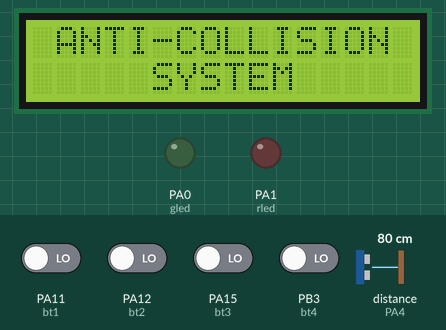
This sketch was run on a simulated STM32 Blue Pill. On the bench: 16×2 character LCD, output pins drawn as LEDs (lit = HIGH). Wiring (inferred from the names in the program): ultrasonic range finder: trigger PA5; echo PA4. The inputs (shaded band) are chosen by the test bench; at power-on: PA11 (bt1), PA12 (bt2), PA15 (bt3), PB3 (bt4) LOW, distance to the obstacle (sensor on PA4) 80 cm. The echo pulse lasts 58.3 µs per cm; pins used as bus, display or sensor lines are not drawn; what the sketch prints to the serial monitor is not drawn.

Above: at 2.1 s.
At 6.7 s:
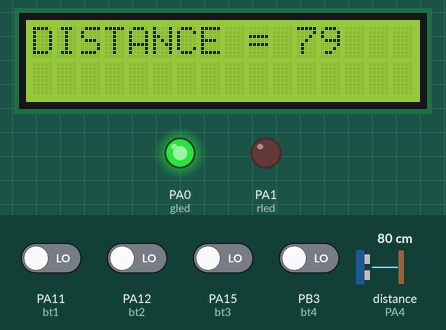
6.8 s: distance to the obstacle (sensor on PA4) set to 34 cm
At 7.7 s:
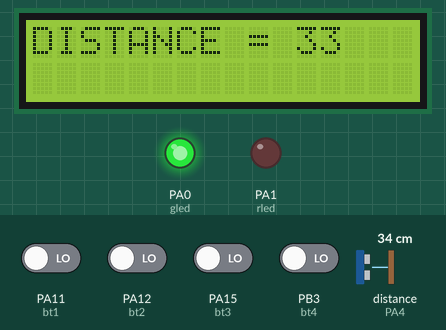
8.6 s: distance to the obstacle (sensor on PA4) set to 27 cm
At 10.5 s:
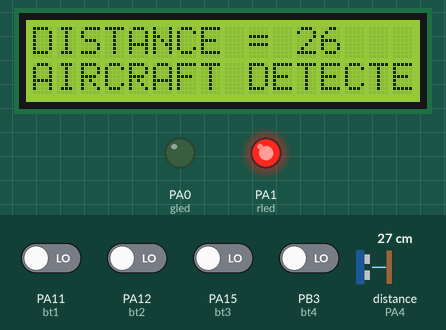
11.6 s: distance to the obstacle (sensor on PA4) set to 2 cm
At 14.5 s:
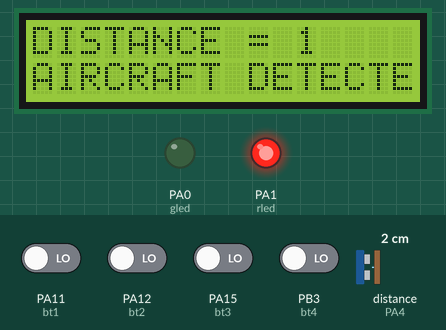
Timing chart, 0 to 16.0 s (numbered marks = the images above; inputs shaded):
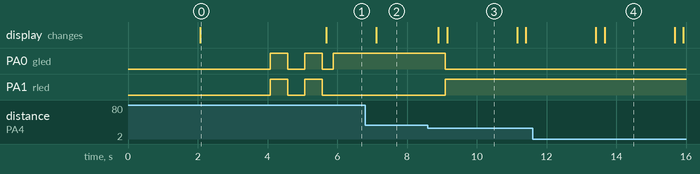

The sketch:

aircraft_anti_collision_system_cvr_1st_kit.ino
```cpp
// https://thingspeak.com/channels/689629 -- PUBLIC VIEW PAGE

#include "WiFiEsp.h"
#include<String.h>

/*
// Emulate Serial1 on pins 6/7 if not present
#ifndef HAVE_HWSERIAL1
#include "SoftwareSerial.h"
SoftwareSerial Serial1(12, 13); // RX, TX
#endif
*/

#include <LiquidCrystal.h>
#include <String.h>
#define bt1 PA11
#define bt2 PA12
#define bt3 PA15
#define bt4 PB3

char ssid[] = "project12";            // your network SSID (name)
char pass[] = "project123456";        // your network password
//int status = WL_IDLE_STATUS;     // the Wifi radio's status

char server[] = "api.thingspeak.com";
String A = "GET /update?api_key=WXGBY1HU6V57QD3F&field1=";
String Z = " HTTP/1.1";
String iot = "\0";

//WiFiEspClient client;


LiquidCrystal lcd(PA6, PA7, PB0, PB1, PB10, PB11); //Initialize the LCD


long duration = 0;
unsigned int distance = 0;

const int trigPin = PA5;  //D6
const int echoPin = PA4;  //D7


#define gled PA0
#define rled PA1

void setup(void) {
  Serial.begin(9600);
Serial2.begin(9600);
Serial1.begin(9600);

Serial.println("power up");
lcd.begin(16,2);

pinMode(trigPin, OUTPUT);
pinMode(echoPin, INPUT);
pinMode(rled, OUTPUT);
pinMode(gled, OUTPUT);

pinMode(bt1,INPUT);
pinMode(bt2,INPUT);
pinMode(bt3,INPUT);

lcd.clear();
lcdstring(0,0,"   WELCOME TO   ");
lcdstring(0,1,"ADVANCED AIRCRAFT");
delay(2000);
lcd.clear();
lcdstring(0,0," ANTI-COLLISION ");
lcdstring(0,1,"     SYSTEM     ");
delay(1500);

delay(500);
digitalWrite(gled,HIGH);
digitalWrite(rled,HIGH);
  delay(500);
digitalWrite(gled,LOW);
digitalWrite(rled,LOW);
delay(500);
digitalWrite(gled,HIGH);
digitalWrite(rled,HIGH);
  delay(500);
digitalWrite(gled,LOW);
digitalWrite(rled,LOW);
}

void loop() {

Serial.println("loop Started");

digitalWrite(trigPin, LOW);
delayMicroseconds(2);
digitalWrite(trigPin, HIGH);
delayMicroseconds(10);
digitalWrite(trigPin, LOW);
duration = pulseIn(echoPin, HIGH);
distance= duration*0.034/2;
Serial.print("Distance: ");
Serial.println(distance);
delay(100);

lcd.clear();
lcdstring(0,0,"DISTANCE = ");
lcdstring(11,0,String(distance));
delay(200);

if (distance <30)
{

digitalWrite(gled,LOW);
digitalWrite(rled,HIGH);
delay(50);
 // lcd.clear();
  lcdstring(0,1,"AIRCRAFT DETECTED");
  //lcdstring(0,1,"sending to server");
  delay(1500);
  Serial2.print("MISSILE ALERT AT:" + String(distance) + "\r\n");
delay(400);
  //send_data ();
}
else if (digitalRead(bt1)==HIGH)
{
  Serial.println("button 1 pressed");

lcdstring(0,0,"EMERGENCY ALERT");
lcdstring(0,1,"................");
delay(100);
Serial2.print("EMERGENCY ALERT\r\n");
delay(400);
}
else if (digitalRead(bt2)==HIGH)
{
  Serial.println("button 2 pressed");

lcdstring(0,0,"  LEFT MOVE     ");
lcdstring(0,1,"................");
delay(2000);
}
else if (digitalRead(bt3)==HIGH)
{
  Serial.println("button 3 pressed");

lcdstring(0,0,"  RIGHT MOVE     ");
lcdstring(0,1,"................");
delay(2000);
}
else if (digitalRead(bt4)==HIGH)
{
  Serial.println("button 4 pressed");

lcdstring(0,0,"   UP MOVE     ");
lcdstring(0,1,"................");
delay(2000);
}
else
{

digitalWrite(rled,LOW);
digitalWrite(gled,HIGH);
delay(50);
}

}
/*
void send_data () {

lcd.clear();
lcdstring(0,0,"AIRCRAFT DETECTED");
lcdstring(0,1,"sending to server");
delay(100);

iot = link + String(distance);


 if(WiFi.status()== WL_CONNECTED){ //Check WiFi connection status

   HTTPClient http; //Declare an object of class HTTPClient
   // http.begin("http://orangewebtools.com/Irrigation/moisture.php?a=32"); //Specify request destination

 Serial.println(iot);
   http.begin(iot);
    http.begin("\n");
    int httpCode = http.GET(); //Send the request
    if (httpCode > 0) { //Check the returning code
      String payload = http.getString(); //Get the request response payload
      Serial.println(payload); //Print the response payload
    }
    http.end(); //Close connection
  } else {
    Serial.println("Error in WiFi connection");
  }
  lcd.clear();
lcdstring(0,0,"  DATA SENDING  ");
lcdstring(0,1,"  --COMPLETED--  ");
delay(1);
  delay(3000); //Send a request every 30 seconds

}
*/
void lcdstring (unsigned int a, unsigned int b, String data)
{
  // lcd.clear();
  lcd.setCursor(a, b);
  lcd.print(data);
}
```

Measured:
- the behaviour switches between 31 and 30 cm on distance to the obstacle (sensor on PA4) (found by bisection; images 2 and 3)
- after the input at 6.8 s, the display: changes after 0.32 s (image 2)
- after the input at 8.6 s, PA0 (gled): HIGH → LOW after 0.50 s; PA1 (rled): LOW → HIGH after 0.50 s; the display: first changes after 0.30 s (image 3 shows a later state)
- after the input at 11.6 s, the display: first changes after 1.8 s (image 4 shows a later state)
- what the display in image 0 shows lasts 3.6 s, from 2.1 s to 5.7 s
- what the display in image 3 shows lasts 2.0 s, from 9.2 s to 11.2 s
